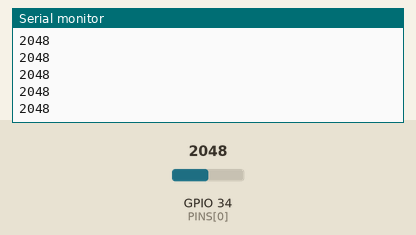
Bench run of a sketch on a simulated ESP32. On the bench: the last lines printed to the serial monitor. The inputs (shaded band) are chosen by the test bench; at power-on: GPIO 34 (PINS[0]) = 2048 (analog values on the 0–4095 scale). Nothing arrives over Bluetooth unless stated.

Above: at 1.2 s.
1.3 s: GPIO 34 (PINS[0]) set to 2866
At 1.31 s:
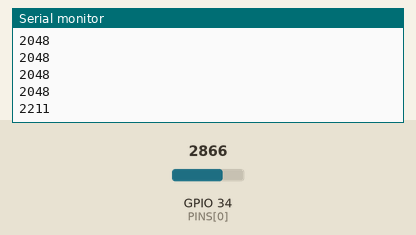
2.8 s: GPIO 34 (PINS[0]) set to 3603
At 2.81 s:
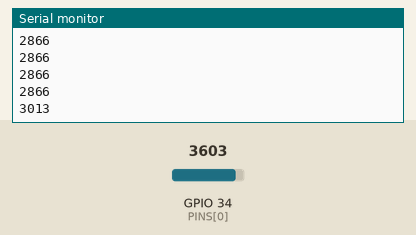
Timing chart, 0 to 5.8 s (numbered marks = the images above; inputs shaded):
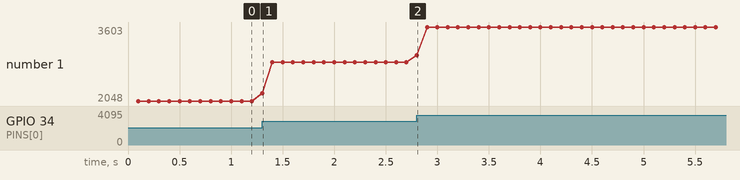

The sketch:

esp32_bt_stream.ino
```cpp
#include "BluetoothSerial.h"

BluetoothSerial SerialBT;

// --- Pin & Sensor Configuration ---
// Currently using 1 sensor on GPIO34 (ADC1).
// To expand to 5 sensors, add ADC1 pins: {34, 32, 33, 35, 36}
const int PINS[] = {34};
const int N = sizeof(PINS) / sizeof(PINS[0]);

// --- Sampling & Averaging Configuration ---
// Target sampling rate: 50 Hz (one sample taken approximately every 20 ms)
const unsigned long SAMPLE_INTERVAL_MS = 20;

// Accumulate 5 consecutive samples before computing arithmetic mean and transmitting
// 5 samples * 20 ms = ~100 ms per transmitted packet (target output rate: 10 Hz)
const int SAMPLES_PER_AVERAGE = 5;

// --- Timing & Accumulator State ---
unsigned long lastSampleTime = 0;
long pinAccumulators[N] = {0};
int sampleCount = 0;

void setup() {
  Serial.begin(115200);
  analogReadResolution(12);
  for (int i = 0; i < N; i++) {
    analogSetPinAttenuation(PINS[i], ADC_11db);
  }
  SerialBT.begin("SignSpeak-Glove");
  Serial.println("SignSpeak-Glove Bluetooth stream initialized.");
}

void loop() {
  unsigned long currentMillis = millis();

  // Non-blocking sampling interval check (~20 ms / 50 Hz)
  if (currentMillis - lastSampleTime < SAMPLE_INTERVAL_MS) {
    return;
  }

  // Prevent drift while handling any large hiccups gracefully
  if (currentMillis - lastSampleTime >= 2 * SAMPLE_INTERVAL_MS) {
    lastSampleTime = currentMillis;
  } else {
    lastSampleTime += SAMPLE_INTERVAL_MS;
  }

  // 1. Read each configured sensor pin and accumulate
  for (int i = 0; i < N; i++) {
    pinAccumulators[i] += analogRead(PINS[i]);
  }
  sampleCount++;

  // 2. When 5 consecutive samples have been accumulated (~100 ms):
  if (sampleCount >= SAMPLES_PER_AVERAGE) {
    String line = "";
    for (int i = 0; i < N; i++) {
      int avgVal = pinAccumulators[i] / SAMPLES_PER_AVERAGE;
      line += avgVal;
      if (i < N - 1) {
        line += ',';
      }
      pinAccumulators[i] = 0; // Reset accumulator for next averaging window
    }
    sampleCount = 0; // Reset sample counter

    // 3. Send one averaged integer per Bluetooth line (or comma-separated if N > 1)
    SerialBT.println(line);

    // Keep USB Serial debugging output active and identical without blocking
    Serial.println(line);
  }
}
```

Measured:
- after the input at 1.3 s, the serial monitor: prints a new line at once (image 1)
- after the input at 2.8 s, the serial monitor: prints a new line at once (image 2)
- plotted number 1: 2048 → 2866 after the input at 1.3 s, 2866 → 3603 after the input at 2.8 s
